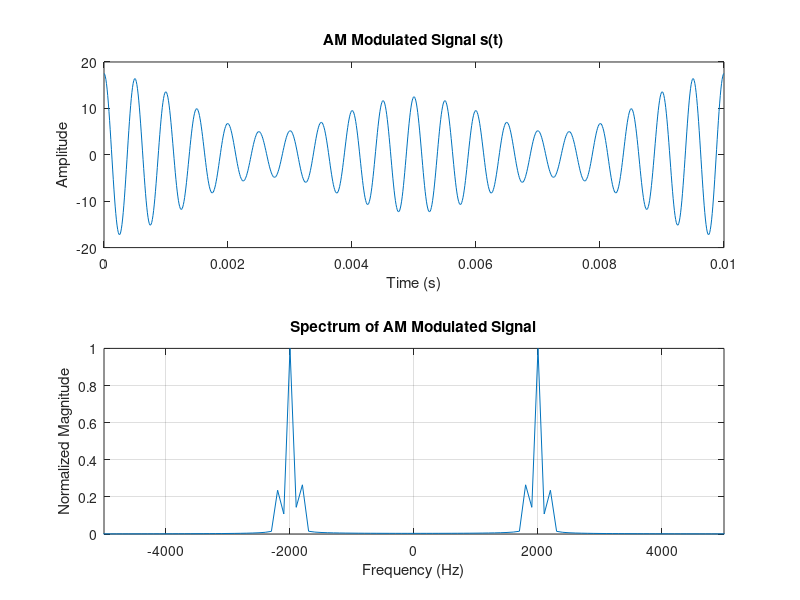

Source code (MATLAB):
% Parameters
ka = 0.5;              % Amplitude sensitivity
Ac = 10;               % Carrier amplitude in volts
fc = 2000;             % Carrier frequency in Hz
fs = 100000;           % Sampling frequency for accurate plot (in Hz)
t = 0:1/fs:0.01;       % Time vector (up to 10 ms)

% Modulating signal m(t)
m_t = ka*cos(200*pi*t) + cos(400*pi*t);

% AM Modulated Signal s(t)
s_t = Ac * (1 + ka * m_t) .* cos(2 * pi * fc * t);

% Plotting the AM modulated signal
figure;
subplot(2, 1, 1);
plot(t, s_t);
title('AM Modulated Signal s(t)');
xlabel('Time (s)');
ylabel('Amplitude');
xlim([0, 0.01]);

% Spectrum of the AM modulated signal
S_f = fftshift(fft(s_t));               % Compute Fourier Transform
f = linspace(-fs/2, fs/2, length(S_f)); % Frequency vector

% Plotting the Spectrum
subplot(2, 1, 2);
plot(f, abs(S_f) / max(abs(S_f)));      % Normalized for better visualization
title('Spectrum of AM Modulated Signal');
xlabel('Frequency (Hz)');
ylabel('Normalized Magnitude');
xlim([-5000, 5000]);                    % Limit frequency range for clarity
grid on;
